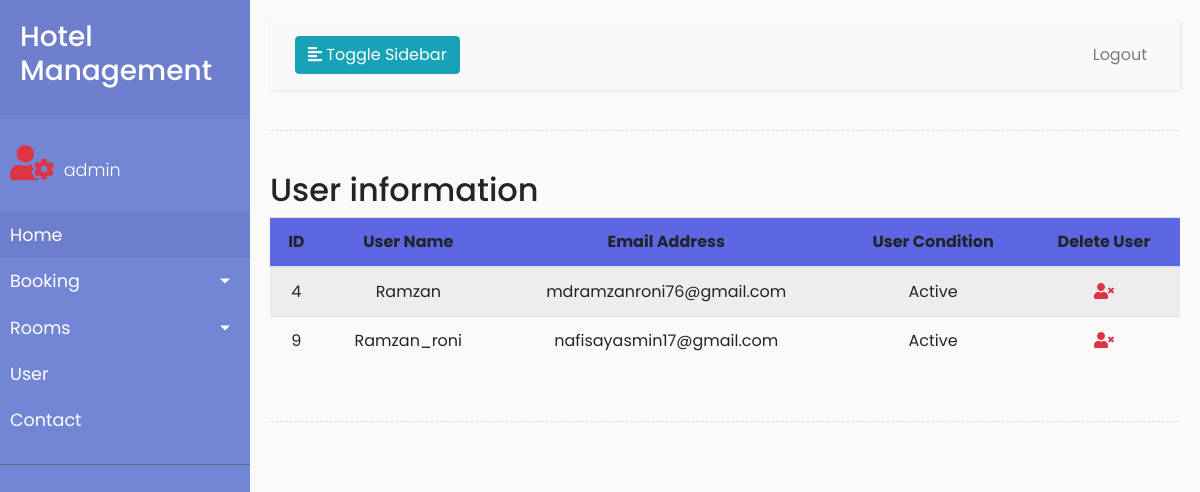
The app's page /admin/all_user.php (signed in) with its own data.
### tables this page shows
CREATE TABLE `tbl_users` (
  `userID` int(11) NOT NULL,
  `userName` varchar(100) NOT NULL,
  `userEmail` varchar(100) NOT NULL,
  `userPass` varchar(100) NOT NULL,
  `userStatus` enum('Y','N') NOT NULL DEFAULT 'N',
  `tokenCode` varchar(100) NOT NULL
);

### admin/all_user.php (the view, shortened to what this page needs)
<!DOCTYPE html>
<html>
<head>
  <link rel="stylesheet" href="https://stackpath.bootstrapcdn.com/bootstrap/4.1.0/css/bootstrap.min.css">
  <link rel="stylesheet" href="style.css">
</head>
<body>
	<div class="wrapper">
   <?php
   include_once 'side_bar.php';
   ?>
   <div id="content">
    <nav class="navbar navbar-expand-lg navbar-light bg-light">
      <div class="container-fluid">
        <button type="button" id="sidebarCollapse" class="btn btn-info">
          <i class="fas fa-align-left"></i>
          <span>Toggle Sidebar</span>
        </button>
        <div class="collapse navbar-collapse" id="navbarSupportedContent">
          <ul class="nav navbar-nav ml-auto">
            <li class="nav-item">
              <a class="nav-link" href="admin_logout.php">Logout</a>
            </li>
          </ul>
        </div>
      </div>
    </nav>
    <div class="line"></div>
    <div class="row">
      <div class="col-md-12">
        <table class="table table-striped table-hover">
          <h2>User information</h2>
          <thead class="text-center" style="background: #5d66e3;">
            <tr>
              <th scope="col">ID</th>
              <th scope="col">User Name</th>
              <th scope="col"> Email Address</th>
              <th scope="col">User Condition</th>
              <th scope="col">Delete User</th>
            </tr>
          </thead>
          <?php
            $res=$conn->query("SELECT * FROM tbl_users");
            while ($row=mysqli_fetch_array($res)) {
              ?>
                <tr class="text-center">
                  <td >
                    <?php echo $row['userID']; ?>
                    </td>
                  <td>
                    <?php echo $row['userName']; ?>
                  </td>
                  <td>
                    <?php echo $row['userEmail']; ?>
                  </td>
                  <td>
                    <?php
                    if ($row['userStatus']=='Y')
                    {
                      echo "Active";
                    }
                    else
                    {
                      echo "Unactive";
                    }
                    ?>
                  </td>
                  <td>
                    <a href="?del=<?php echo $row['userID'];?>" onclick="return confirm('Are you sure.... ??')"><i class="fas fa-user-times text-danger"></i></a>
                  </td>
                </tr>
              <?php
            }
          ?>
        </table>
      </div>
    </div>
    <div class="line"></div>
</body>
</html>

### admin/style.css (style rules this page uses)
body { font-family: 'Poppins', sans-serif; background: #fafafa; }
a, a:hover, a:focus { color: inherit; text-decoration: none; transition: all 0.3s; }
.navbar { padding: 15px 10px; background: #fff; border: none; border-radius: 0; margin-bottom: 40px; box-shadow: 1px 1px 3px rgba(0, 0, 0, 0.1); }
.line { width: 100%; height: 1px; border-bottom: 1px dashed #ddd; margin: 40px 0; }
.wrapper { display: flex; width: 100%; align-items: stretch; }
#content { width: 100%; padding: 20px; min-height: 100vh; transition: all 0.3s; }

### records on screen
tbl_users: userID "4", userName "Ramzan", userEmail "mdramzanroni76@gmail.com", userStatus "Active"
tbl_users: userID "9", userName "Ramzan_roni", userEmail "nafisayasmin17@gmail.com", userStatus "Active"

### other values on screen
$user "admin"
